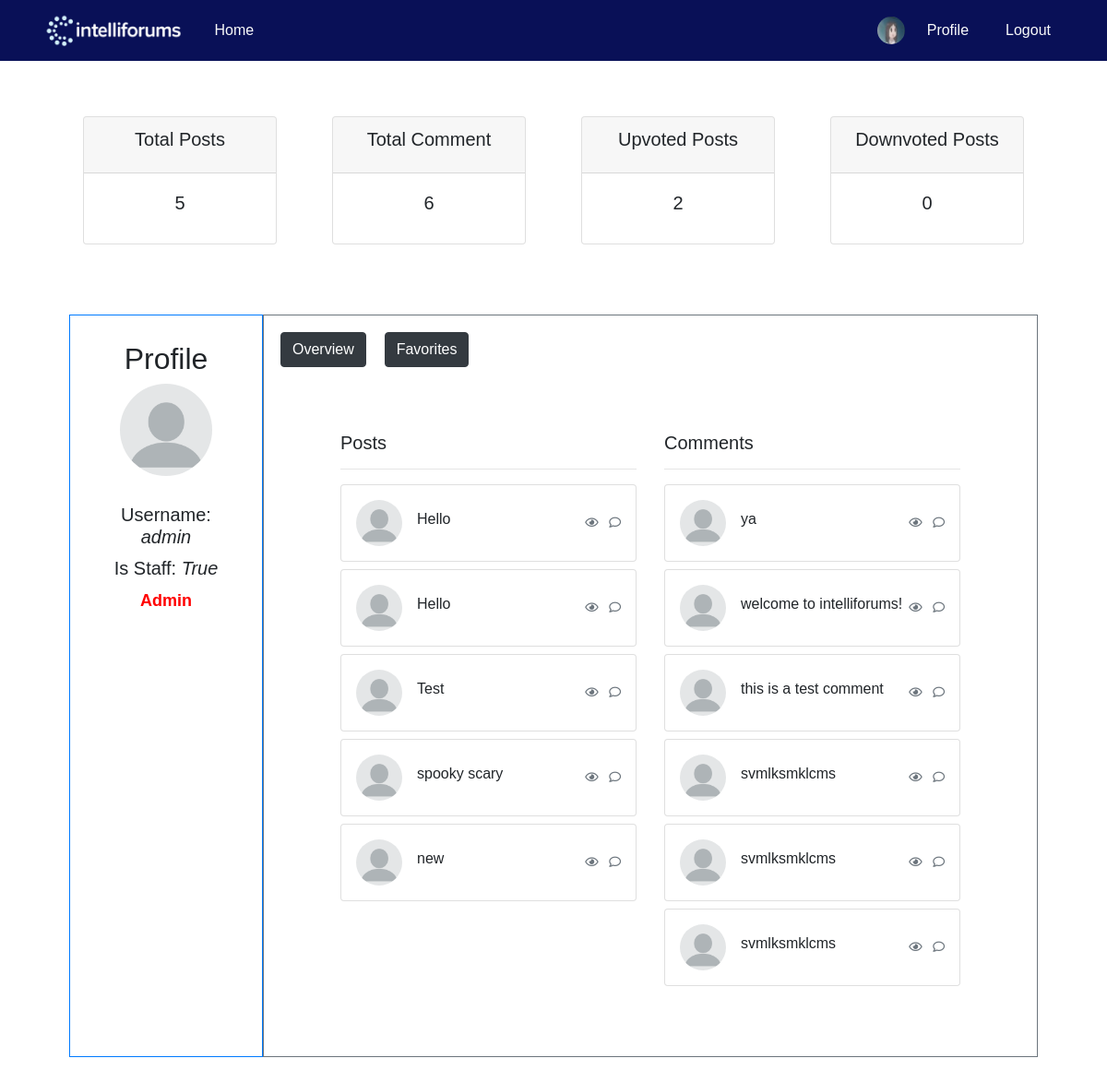
/profile/1/ (signed in), run on an earlier commit of the app's database.
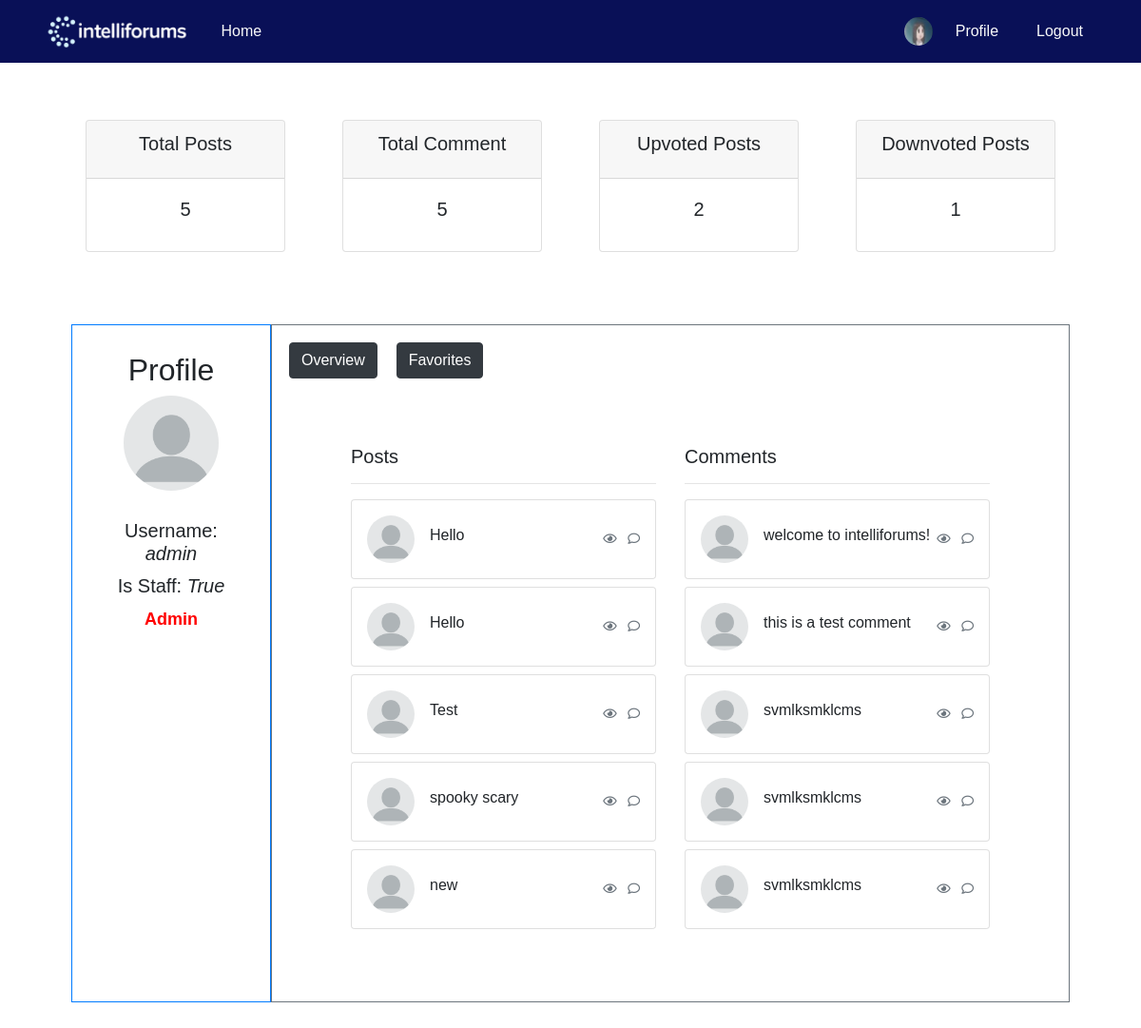
And on a later commit of the database.
### blog/models.py (models this page shows, shortened)
class UserPost(models.Model):
    post_ref = models.ForeignKey(Post, on_delete=models.CASCADE)
    user_ref = models.ForeignKey(User, on_delete=models.CASCADE)
    is_deleted = models.BooleanField(default=False)

class User(AbstractBaseUser, PermissionsMixin):
    username = models.CharField(max_length=100, unique=True)
    picture = models.ImageField(
        upload_to='profile/',
        default='profile/blank-profile-picture-973460_128012234212.png',
        blank=True,
    )
    is_active = models.BooleanField(default=True)
    is_staff = models.BooleanField(default=False)
    is_banned = models.BooleanField(default=False)
    USERNAME_FIELD = 'username'
    objects = UserManager()

class Post(models.Model):
    user_ref = models.ForeignKey(User, on_delete=models.CASCADE)
    title = models.CharField(max_length=100)
    content = models.TextField(blank=True, null=True)
    created_at = models.DateField(auto_now_add=True)
    image = models.ImageField(upload_to=upload_path, blank=True, null=True)

class User_UserPost(models.Model):
    user_post_ref = models.ForeignKey(UserPost, on_delete=models.CASCADE)
    user_ref = models.ForeignKey(User, on_delete=models.CASCADE)
    class Meta:
        abstract = True

class Comment(User_UserPost):
    content = models.TextField(blank=True, null=True)
    created_at = models.DateTimeField(auto_now_add=True)
    image = models.ImageField(upload_to=upload_path, blank=True, null=True)

### blog/views.py (the view)
# urls.py: path('profile/<int:pk>/', views.render_profile, name='profile'),
@deprecated
@login_required(login_url='login')
def render_profile(request, pk):
    banned_response = banned_propagator(request)
    if banned_response:
        return banned_response
    user = User.objects.get(id=pk)
    user_posts = UserPost.objects.filter(user_ref__id=pk, is_deleted=False)
    deleted_user_posts = UserPost.objects.filter(
        user_ref__id=pk, is_deleted=True)
    user_comments = Comment.objects.filter(user_ref__id=pk)
    user_favorites = FavoritePost.objects.filter(
        user_ref__id=pk, user_post_ref__is_deleted=False)
    user_upvotes = VotePost.objects.filter(user_ref__id=pk, is_upvote=True)
    user_downvotes = VotePost.objects.filter(user_ref__id=pk, is_upvote=False)
    return render(request, 'profile.html', {
        'user_posts': user_posts,
        'user_comments': user_comments,
        'user_favorites': user_favorites,
        'deleted_user_posts': deleted_user_posts,
        'user': user,
        'current_user': request.user,
        'user_downvotes': user_downvotes,
        'user_upvotes': user_upvotes
    })

### blog/views.py (called while the page is built)
def banned_propagator(request):
    if request.user.is_authenticated and request.user.bans_received.exists():
        userban = request.user.bans_received.first()
        return render(request, 'banned.html', {
            'userban': userban,
        })
    return None

### blog/templates/profile.html (shortened to what this page needs)
<!DOCTYPE html>
<html lang="en">
<head>
    {% load static %}
    <link rel="stylesheet" href="{% static 'blog/css/profile.css' %}">
</head>
<body>
    {% include 'header.html' %}
        {% include 'Profile/profile_count.html' %}
        <div class="container-fluid">
            <div class="row d-flex">
                <div class="left-column p-2 border border-primary" style="flex: 0 0 20%; max-width: 20%;">
                    <div class="profile-container">
                        <h2>Profile</h2>
                        <img src="{{ user.picture.url }}" alt="Profile Picture" class="profile-pic" style="height: 100px; " onclick="window.location.href='{{ user.picture.url }}'">
                        <div class="profile-info">
                            <h5>Username: <i>{{ user.username }}</i></h5>
                            <h5>Is Staff: <i>{{ user.is_staff }}</i></h5>
                            {% if user.is_staff == True %}
                                <p style="color: red; font-weight: bold; font-size: 18px;">Admin</p>
                            {% endif %}
                        </div>
                    </div>
                </div>
                <div class="col p-2 border border-secondary">
                    <div style="display: flex;">
                        <button id="showOverview" class="btn btn-dark" style="margin: 10px;">Overview</button>
                        <button id="showFavorites" class="btn btn-dark" style="margin: 10px;">Favorites</button>
                    </div>
                    <div id="OverviewDashboard" style="display: block;">
                        {% include 'Profile/profile_dashboard.html' %}
                     </div>
                </div>
            </div>
        </div>
</body>
</html>

### blog/templates/Profile/profile_dashboard.html
<div class="row">
    <div class="col-lg">
        <h5>Posts</h5>
        <hr>
        {% for user_post in user_posts %}
        <div class="card mb-2" onclick="window.location.href = '/post_detail/{{ user_post.id }}/1/'">
            <div class="card-body p-2 p-sm-3">
                <div class="media forum-item">
                    <a href="#" data-toggle="collapse" data-target=".forum-content"><img src="/media/{{ user_post.user_ref.picture }}" class="mr-3 rounded-circle" width="50" alt="User" /></a>
                    <div class="media-body align-self-center">
                        <h6><a href="#" data-toggle="collapse" data-target=".forum-content" class="text-body">{{ user_post.post_ref.title }}</a></h6>
                    </div>
                    <div class="text-muted small text-center align-self-center">
                        <span class="d-none d-sm-inline-block favorite-views" data-value="{{ user_post.id }}"><i class="far fa-eye"></i></span>
                        <span class="favorite-comments-num" data-value="{{ user_post.id }}"><i class="far fa-comment ml-2"></i></span>
                    </div>
                </div>
            </div>
        </div>
        {% endfor %}
    </div>
    <div class="col-lg">
        <h5>Comments</h5>
        <hr>
        {% for user_comment in user_comments %}
        <div class="card mb-2">
            <div class="card-body p-2 p-sm-3">
                <div class="media forum-item">
                    <a href="#" data-toggle="collapse" data-target=".forum-content"><img src="/media/{{ user_comment.user_ref.picture }}" class="mr-3 rounded-circle" width="50" alt="User" /></a>
                    <div class="media-body align-self-center">
                        <h6><a href="#" data-toggle="collapse" data-target=".forum-content" class="text-body">{{ user_comment.content }}</a></h6>
                    </div>
                    <div class="text-muted small text-center align-self-center">
                        <span class="d-none d-sm-inline-block"><i class="far fa-eye"></i></span>
                        <span><i class="far fa-comment ml-2"></i></span>
                    </div>
                </div>
            </div>
        </div>
        {% endfor %}
    </div>
</div>

What changed in the data, as far as the page shows it:
removed Comment: user_ref.picture (placeholder picture), content "ya"
Also different on the page:
{{ user_comments.count }}: "6" → "5"
{{ user_downvotes.count }}: "0" → "1"
